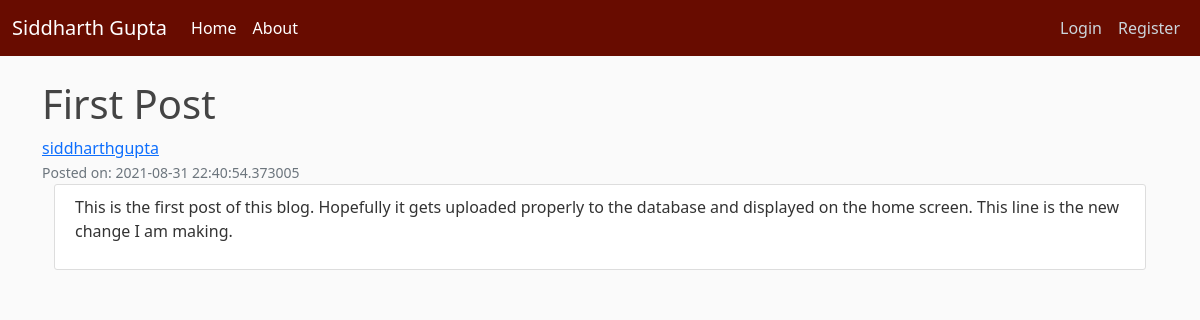
/post/1, run on the app's committed database.
### flaskblog/models.py (models this page shows, shortened)
class Post(db.Model):
    id = db.Column(db.Integer, primary_key = True)
    title = db.Column(db.String(120), unique= False, nullable = False)
    content = db.Column(db.Text, unique=False, nullable=False)
    datePosted = db.Column(db.DateTime, nullable = False, default = datetime.utcnow)
    userId = db.Column(db.Integer, db.ForeignKey('user.id'), nullable=False)

class User(db.Model, UserMixin):
    id = db.Column(db.Integer, primary_key = True)
    username = db.Column(db.String(20), unique= True, nullable = False)
    email = db.Column(db.String(120), unique= True, nullable = False)
    image_file = db.Column(db.String(20), unique=False, nullable=False, default='default.jpg')
    password = db.Column(db.String(60), nullable = False)
    posts = db.relationship('Post', backref="author", lazy=True)

### flaskblog/routes.py (the view)
@app.route("/post/<postId>")
def viewPost(postId):
    post = Post.query.get(postId)
    if post:
        return render_template("post.html", post = post)
    return "<h1>Post does not exist</h1>"

### flaskblog/templates/post.html (shortened to what this page needs)
{% extends "base.html" %}
{% block content %}
    <h1>{{ post.title }}</h1>
    <a class="mr-2" href="#">{{ post.author.username }}</a>
    <br>
    <small class="text-muted">Posted on: {{ post.datePosted }}
    </small>
    <div class = "container">
        <article class="media content-section">
                <p class="article-content">{{ post.content }}</p>
        </article>
    </div>
{% endblock content %}

### flaskblog/static/main.css (style rules this page uses)
body { background: #fafafa; color: #333333; margin-top: 5rem; }
h1, h2, h3, h4, h5, h6 { color: #444444; }
.content-section { background: #ffffff; padding: 10px 20px; border: 1px solid #dddddd; border-radius: 3px; margin-bottom: 20px; }
.article-content { white-space: pre-line; }

### data on the page
Post: title "First Post", datePosted "2021-08-31 22:40:54.373005", content "This is the first post of this blog. Hopefully it gets uploaded properly to the database and displayed on the home screen. This line is the new change I am making."
User: author.username "siddharthgupta"
